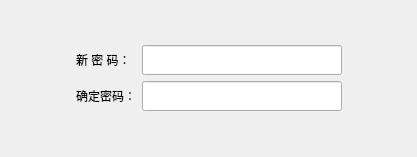
<?xml version="1.0" encoding="UTF-8"?>
<ui version="4.0">
 <class>Dialog</class>
 <widget class="QDialog" name="Dialog">
  <property name="geometry">
   <rect>
    <x>0</x>
    <y>0</y>
    <width>417</width>
    <height>157</height>
   </rect>
  </property>
  <property name="windowTitle">
   <string>金荣卡修改密码-授权</string>
  </property>
  <layout class="QGridLayout" name="gridLayout">
   <item row="1" column="4">
    <spacer name="horizontalSpacer_2">
     <property name="orientation">
      <enum>Qt::Horizontal</enum>
     </property>
     <property name="sizeHint" stdset="0">
      <size>
       <width>40</width>
       <height>20</height>
      </size>
     </property>
    </spacer>
   </item>
   <item row="1" column="0">
    <spacer name="horizontalSpacer">
     <property name="orientation">
      <enum>Qt::Horizontal</enum>
     </property>
     <property name="sizeHint" stdset="0">
      <size>
       <width>40</width>
       <height>20</height>
      </size>
     </property>
    </spacer>
   </item>
   <item row="3" column="2">
    <spacer name="verticalSpacer_2">
     <property name="orientation">
      <enum>Qt::Vertical</enum>
     </property>
     <property name="sizeHint" stdset="0">
      <size>
       <width>20</width>
       <height>40</height>
      </size>
     </property>
    </spacer>
   </item>
   <item row="0" column="2">
    <spacer name="verticalSpacer">
     <property name="orientation">
      <enum>Qt::Vertical</enum>
     </property>
     <property name="sizeHint" stdset="0">
      <size>
       <width>20</width>
       <height>40</height>
      </size>
     </property>
    </spacer>
   </item>
   <item row="2" column="1">
    <widget class="QLabel" name="label_2">
     <property name="minimumSize">
      <size>
       <width>0</width>
       <height>30</height>
      </size>
     </property>
     <property name="text">
      <string>确定密码：</string>
     </property>
    </widget>
   </item>
   <item row="1" column="1">
    <widget class="QLabel" name="label">
     <property name="minimumSize">
      <size>
       <width>0</width>
       <height>30</height>
      </size>
     </property>
     <property name="text">
      <string>新 密 码：</string>
     </property>
    </widget>
   </item>
   <item row="1" column="2">
    <widget class="QLineEdit" name="lineEdit">
     <property name="minimumSize">
      <size>
       <width>200</width>
       <height>30</height>
      </size>
     </property>
     <property name="echoMode">
      <enum>QLineEdit::Password</enum>
     </property>
    </widget>
   </item>
   <item row="2" column="2">
    <widget class="QLineEdit" name="lineEdit_2">
     <property name="minimumSize">
      <size>
       <width>200</width>
       <height>30</height>
      </size>
     </property>
     <property name="echoMode">
      <enum>QLineEdit::Password</enum>
     </property>
    </widget>
   </item>
  </layout>
 </widget>
 <resources/>
 <connections/>
</ui>
